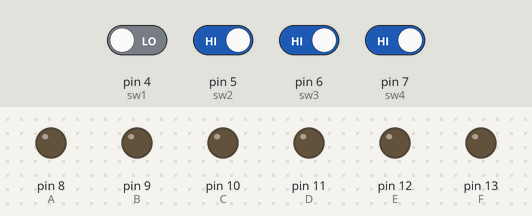
Simulated run of this sketch. Board: Arduino Uno, built with avr-gcc and run on an emulated ATmega328P. On the bench: output pins drawn as LEDs (lit = HIGH). Dashed ring = blinking. The test bench sets the inputs (shaded band); at power-on: pin 5 (sw2), pin 6 (sw3), pin 7 (sw4) HIGH, pin 4 (sw1) LOW.

Above: at 1.2 s.
1.3 s: pin 5 (sw2) driven LOW and pin 6 (sw3) driven LOW
At 3.25 s:
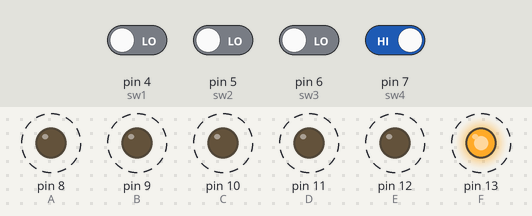
4.3 s: pin 4 (sw1) driven HIGH and pin 7 (sw4) driven LOW
At 4.7 s:
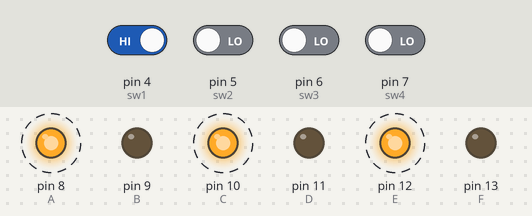
7.3 s: pin 4 (sw1) driven LOW
At 8.4 s:
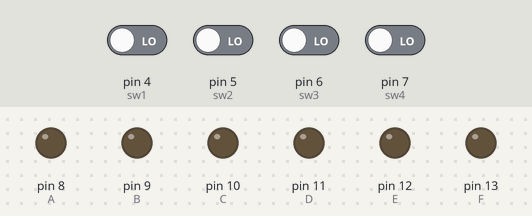
8.8 s: pin 5 (sw2) driven HIGH
At 9.2 s:
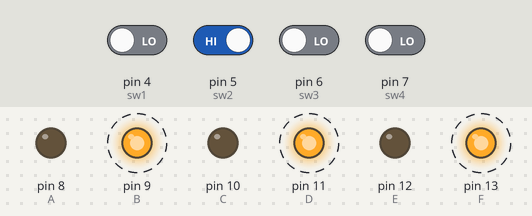
11.8 s: pin 5 (sw2) driven LOW
At 12.8 s:
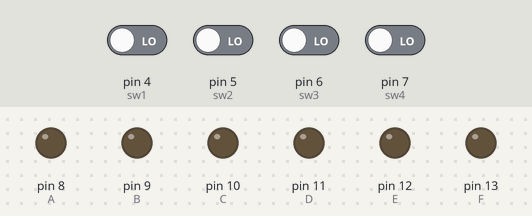
13.3 s: pin 6 (sw3) driven HIGH
At 13.4 s:
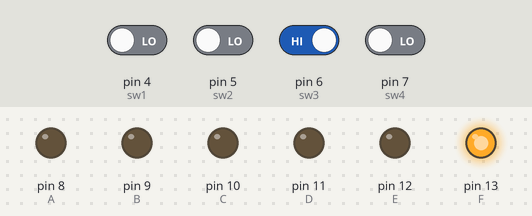
Timing chart, 0 to 16.3 s (numbered marks = the images above; inputs shaded):
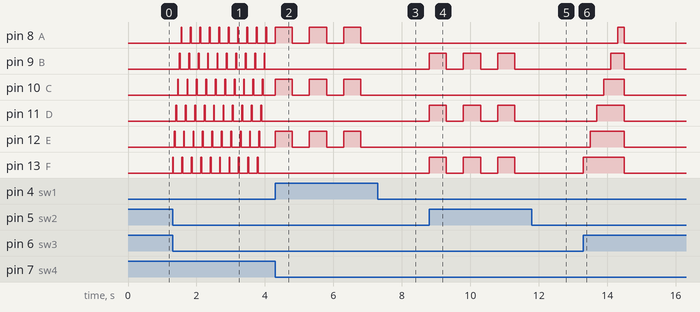

The sketch:

FloresRuanoDarwin_Deber1.ino
```cpp
/*
 * UNIVERSIDAD TÉCNICA DEL NORTE
 * FACULTAD DE INGENIERÍA EN CIENCIAS APLICADAS
 * SISTEMAS EMBEBIDOS
 * 5to Nivel
 * STEVEN FLORES
 * CAPÍTULO II: PUERTOS DIGITALES
 * Deber 1 : Juego mediante switchs
 */
 const int A= 8; // pin 8 conectado a led
 const int B= 9; // pin 9 conectado a led
 const int C=10; // pin 10 conectado a led
 const int D=11; // pin 11 conectado a led
 const int E=12; // pin 12 conectado a led
 const int F=13; // pin 13 conectado a led

 const int sw1=4; //pin 4 configurado como 1 switch
 const int sw2=5; //pin 5 configurado como 2 switch
 const int sw3=6; //pin 6 configurado como 3 switch
 const int sw4=7; //pin 7 configurado como 4 switch

 int i=0; //variable de juego 1
 int j=0; //variable de juego 2
 int k=0; //variable de juego 3
 int l=0; //variable de juego 4
void setup(){
  pinMode(A,OUTPUT); // pin8 declarado como salida
  pinMode(B,OUTPUT); // pin9 declarado como salida
  pinMode(C,OUTPUT); // pin10 declarado como salida
  pinMode(D,OUTPUT); // pin11 declarado como salida
  pinMode(E,OUTPUT); // pin12 declarado como salida
  pinMode(F,OUTPUT); // pin13 declarado como salida

  pinMode(sw1,INPUT); // pin 4 declarado como entrada
  pinMode(sw2,INPUT); // pin 4 declarado como entrada
  pinMode(sw3,INPUT); // pin 4 declarado como entrada
  pinMode(sw4,INPUT); // pin 4 declarado como entrada

}

void loop() {
  //JUEGO 1
  if(digitalRead(sw1)==HIGH && digitalRead(sw2)==LOW && digitalRead(sw3)==LOW && digitalRead(sw4)==LOW  ){ // Condición exclusiva del primer juego. Activación solo con el primer switch
    if(i<10){    // Factor de repetición de encendido leds pares
      digitalWrite(A,HIGH),digitalWrite(C,HIGH),digitalWrite(E,HIGH); //Encendido leds
      delay(500);
      digitalWrite(A,LOW),digitalWrite(C,LOW),digitalWrite(E,LOW); //Apagado leds
      delay(500);
      i++; //i=i+1
    }
  }
  // JUEGO 2
  if(digitalRead(sw1)==LOW && digitalRead(sw2)==HIGH && digitalRead(sw3)==LOW && digitalRead(sw4)==LOW  ){ // Condición exclusiva del segundo juego. Activación solo con el segundo switch
    if(j<10){    // Factor de repetición de encendido leds impares
      digitalWrite(B,HIGH),digitalWrite(D,HIGH),digitalWrite(F,HIGH); //Encendido leds
      delay(500);
      digitalWrite(B,LOW),digitalWrite(D,LOW),digitalWrite(F,LOW); //Apagado leds
      delay(500);
      j++;
    }
  }
  // JUEGO 3
  if(digitalRead(sw1)==LOW && digitalRead(sw2)==LOW && digitalRead(sw3)==HIGH && digitalRead(sw4)==LOW  ){ // Condición exclusiva del segundo juego. Activación solo con el segundo switch
    if(k<1){
      digitalWrite(F,HIGH); //Encendido led 1
      delay(200);
      digitalWrite(E,HIGH); //Encendido led 2
      delay(200);
      digitalWrite(D,HIGH); //Encendido led 3
      delay(200);
      digitalWrite(C,HIGH); //Encendido led 4
      delay(200);
      digitalWrite(B,HIGH); //Encendido led 5
      delay(200);
      digitalWrite(A,HIGH); //Encendido led 6
      delay(200);
      digitalWrite(A,LOW),digitalWrite(B,LOW),digitalWrite(C,LOW),digitalWrite(D,LOW),digitalWrite(E,LOW),digitalWrite(F,LOW); //Apagado todos los leds
      k++;
    }
  }
  //JUEGO $
  if(digitalRead(sw1)==LOW && digitalRead(sw2)==LOW && digitalRead(sw3)==LOW && digitalRead(sw4)==HIGH  ){ // Condición exclusiva del segundo juego. Activación solo con el segundo switch
    if(l<10){    // Factor de repetición
      digitalWrite(F,HIGH); //Encendido led 1
      delay(25);
      digitalWrite(F,LOW); //Apagado led 1
      delay(25);
      digitalWrite(E,HIGH); //Encendido led 2
      delay(25);
      digitalWrite(E,LOW);//Apagado led 2
      delay(25);
      digitalWrite(D,HIGH); //Encendido led 3
      delay(25);
      digitalWrite(D,LOW);//Apagado led 3
      delay(25);
      digitalWrite(C,HIGH); //Encendido led 4
      delay(25);
      digitalWrite(C,LOW); //Apagado led 4
      delay(25);
      digitalWrite(B,HIGH); //Encendido led 5
      delay(25);
      digitalWrite(B,LOW); //Apagado led 5
      delay(25);
      digitalWrite(A,HIGH); //Encendido led 6
      delay(25);
      digitalWrite(A,LOW); //Apagado led 6
      l++;
    }
  }
}
```

Measured:
- after the input at 1.3 s, pin 8 (A): alternates HIGH for 0.03 s and LOW for 0.25 s, starting after 0.25 s; pin 9 (B): alternates HIGH for 0.03 s and LOW for 0.25 s, starting after 0.20 s
- after the input at 4.3 s, pin 8 (A), pin 10 (C), pin 12 (E): alternates HIGH for 0.50 s and LOW for 0.50 s, starting at once
- after the input at 7.3 s, pin 8 (A), pin 10 (C), pin 12 (E): stays LOW (without the input it goes to HIGH after 0.00 s)
- after the input at 8.8 s, pin 9 (B), pin 11 (D), pin 13 (F): alternates HIGH for 0.50 s and LOW for 0.50 s, starting at once
- after the input at 11.8 s, pin 9 (B), pin 11 (D), pin 13 (F): stays LOW (without the input it goes to HIGH after 0.00 s)
- after the input at 13.3 s, pin 8 (A): LOW → HIGH after 1.0 s, → LOW 0.20 s later; pin 9 (B): LOW → HIGH after 0.80 s, → LOW 0.40 s later; pin 10 (C): LOW → HIGH after 0.60 s, → LOW 0.60 s later; pin 11 (D): LOW → HIGH after 0.40 s, → LOW 0.80 s later; pin 12 (E): LOW → HIGH after 0.20 s, → LOW 1.0 s later
